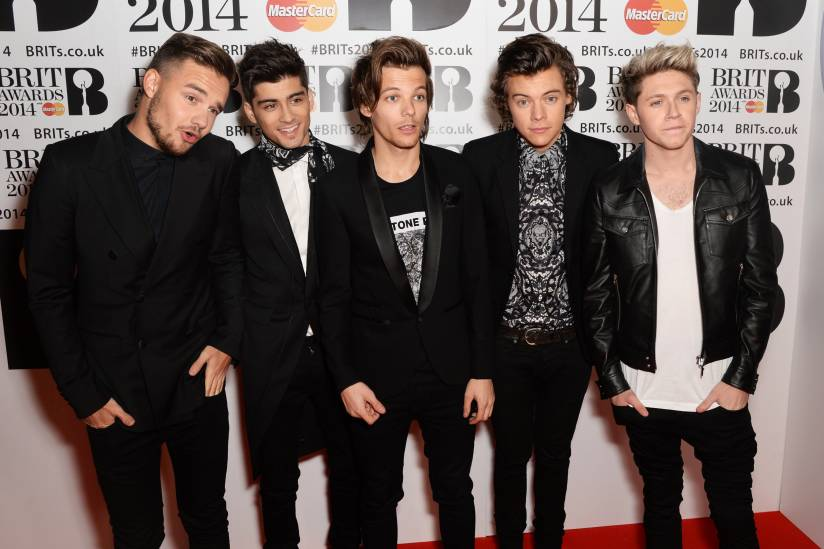
#> input picture photos/people.jpg, 824 x 549 px
$ python cv13.py
#> lines starting #> are read from the running program, lines starting #| are printed output that depends on the picture; after the words box and inside, x2 and y2 are one past the last pixel; in counts of white or black regions, pixels touching at a corner belong together
#Computing Histograms for determing the pixel intensities in the image

import cv2 as cv
import numpy as np
import matplotlib.pyplot as plt

img = cv.imread('photos/people.jpg')
#> img is the input picture: shape (549, 824, 3); mean B, G, R 75.5, 78.4, 90
blank = np.zeros(img.shape[:2], dtype='uint8')

circle = cv.circle(blank, (img.shape[1]//2, img.shape[0]//2), 100, 255, -1)
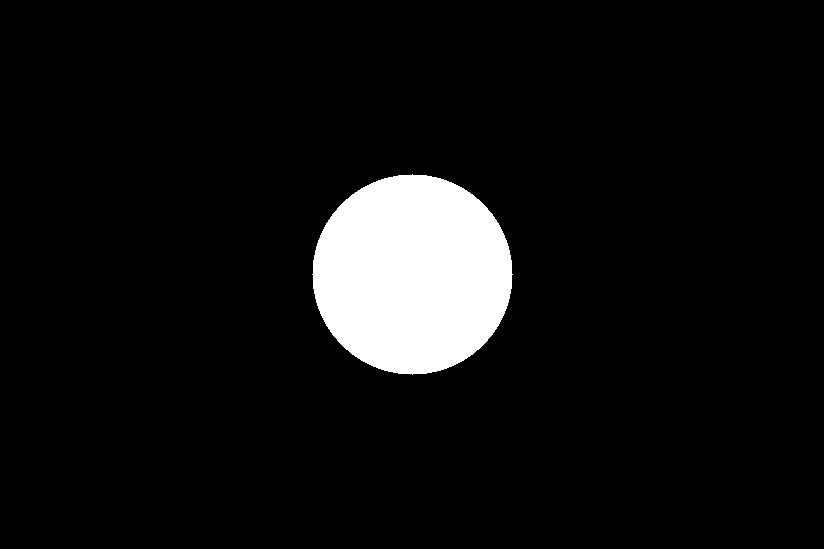
#> blank: shape (549, 824); 6.9% white; 1 white region, box (x1, y1, x2, y2) and area: (312, 174, 513, 375) 31417

gray = cv.cvtColor(img, cv.COLOR_BGR2GRAY)
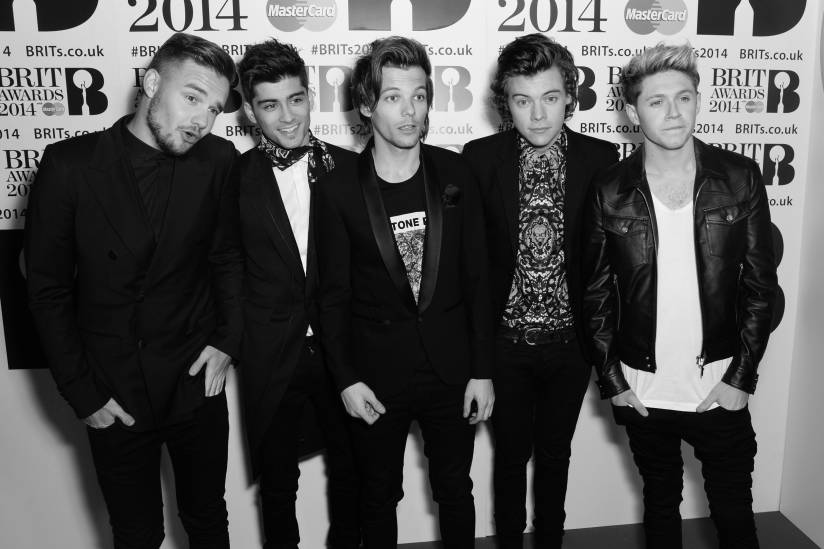
#> gray: shape (549, 824); min 0, max 255, mean 81.6

mask = cv.bitwise_and(gray, gray, mask=circle)
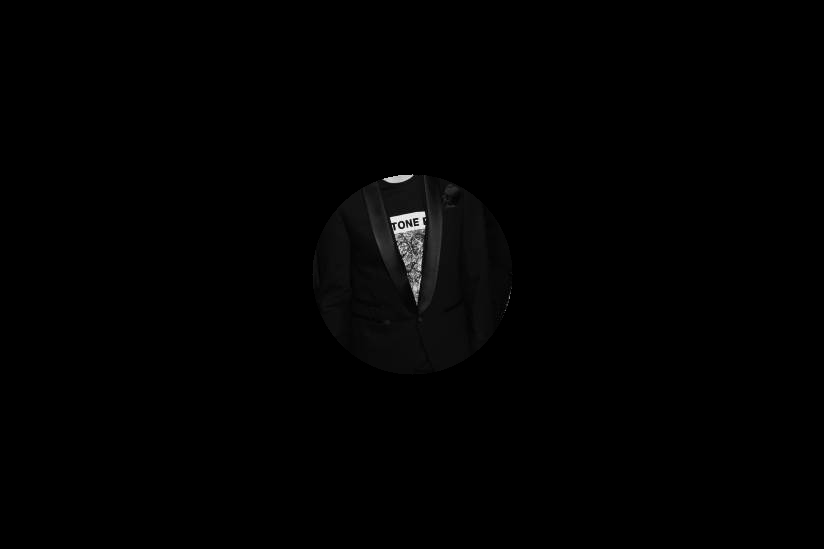
#> mask: shape (549, 824); min 0, max 254, mean 1.6
cv.imshow('Mask', mask)

cv.imshow('Gray', gray)

#grayscale Histogram
gray_hist = cv.calcHist([gray], [0], mask=mask, histSize=[256], ranges=[0, 256],)
#> gray_hist = 256 values, max 3811 at index 14, min 0 at index 0, mean 122.5
plt.figure()
plt.title('GrayScale Histogram')
plt.xlabel('Bins')
plt.ylabel('# of pixels')
plt.plot(gray_hist)
plt.show()
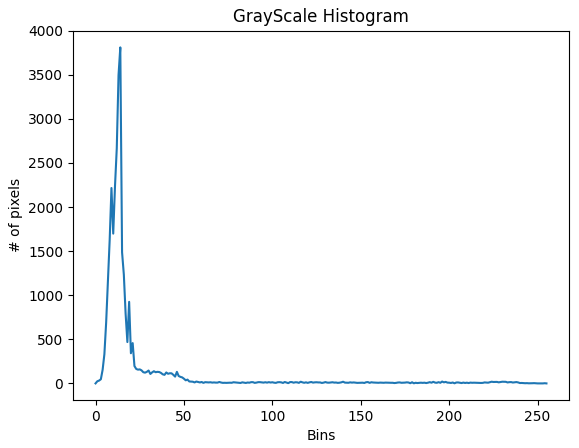
#> figure drawn by matplotlib, 1 panel; curve peaks at x = 14, y = 3811

#RGB histogram
#on cv-14.py


cv.waitKey(0)

$ run again, with photos/boston.jpg copied over photos/people.jpg
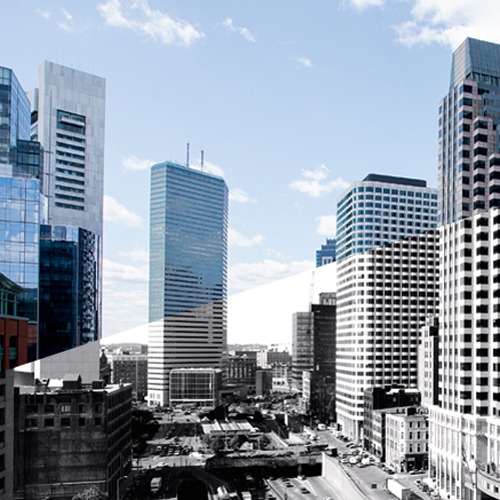
#> input picture photos/boston.jpg, 500 x 500 px
#> img is the input picture: shape (500, 500, 3); mean B, G, R 168.4, 154.6, 143.7
#> `circle = cv.circle(blank, (img.shape[1]//2, img.shape[0]//2), 100, 255..`:
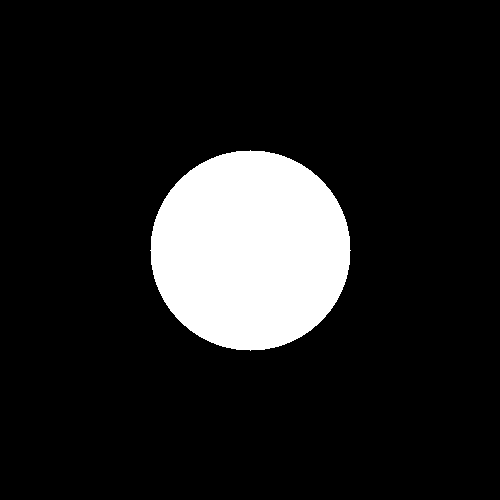
#> blank: shape (500, 500); 12.6% white; 1 white region, box (x1, y1, x2, y2) and area: (150, 150, 351, 351) 31417
#> gray_hist = 256 values, max 4562 at index 255, min 0 at index 0, mean 122.7
#> `plt.show()`:
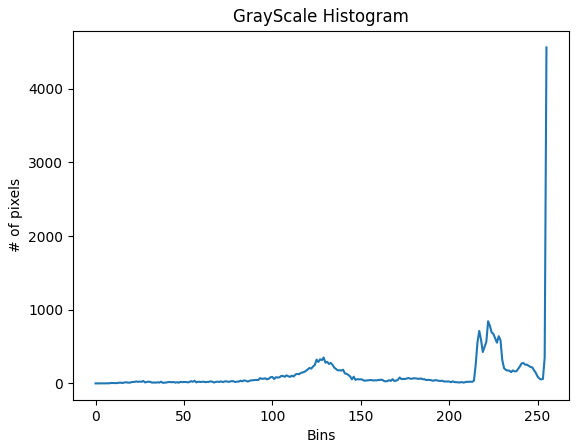
#> figure drawn by matplotlib, 1 panel; curve peaks at x = 255, y = 4562
